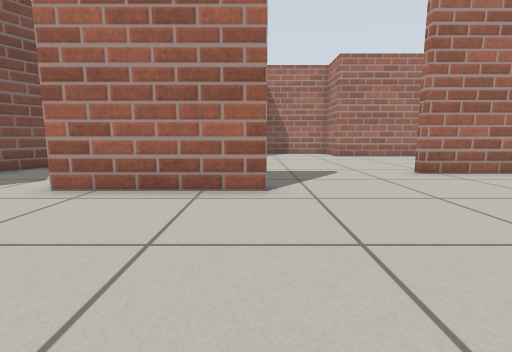
View 1 (above)

21 first-person views from a walk through a robot-simulator world made for Gazebo. The camera is 0.5 m above the floor, tilts 8° down and sees 85° across. The floor is counted in squares, 0.5 m on a side. Each view is taken from the middle of a square. On the plan, view 1 faces up. The plan holds only what a view shows up to about 11 squares ahead; the rest is blank.

View 2
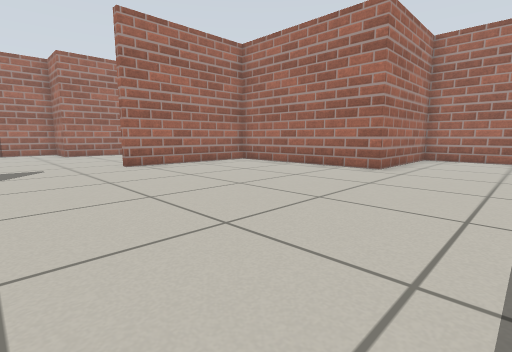

View 3
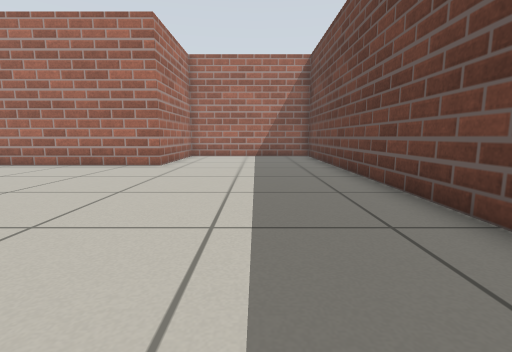

View 4
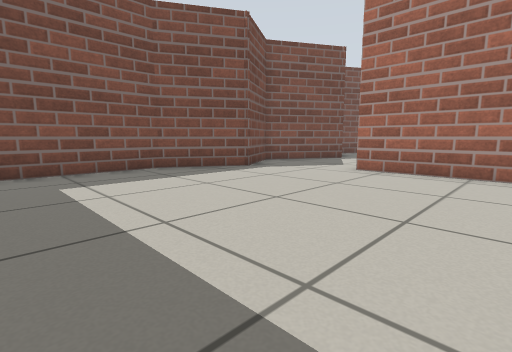

View 5
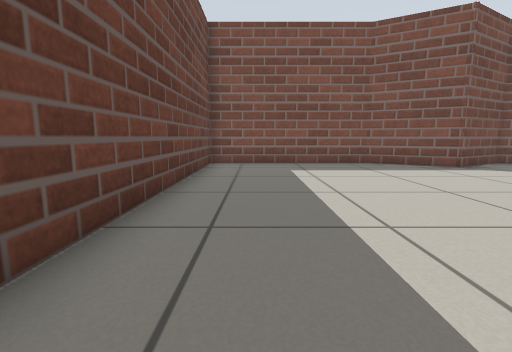

View 6
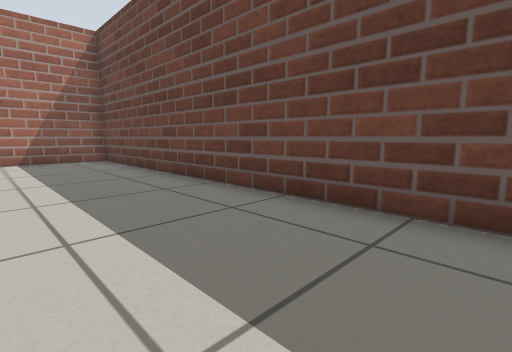

View 7
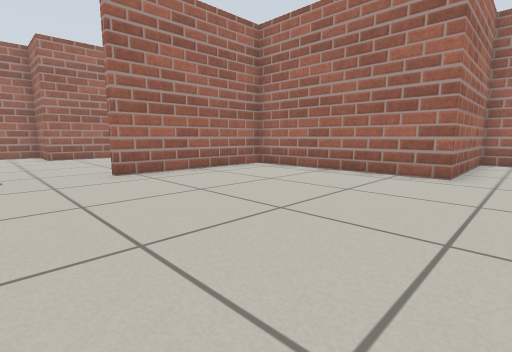

View 8
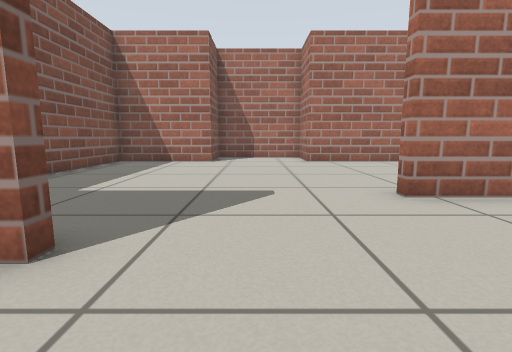

View 9
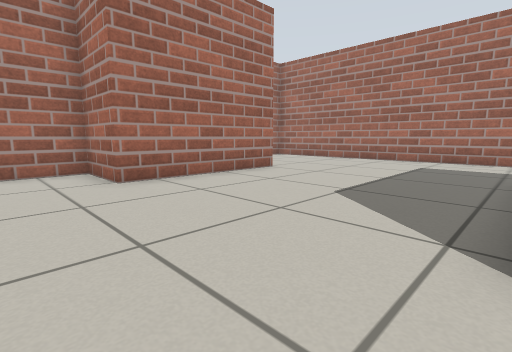

View 10
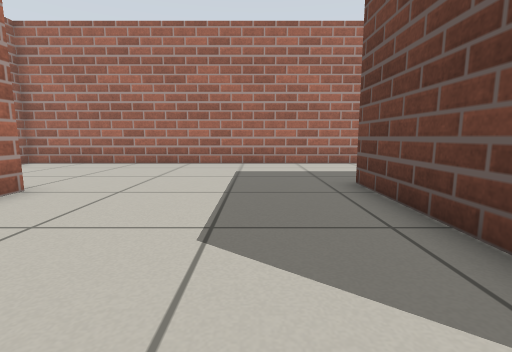

View 11
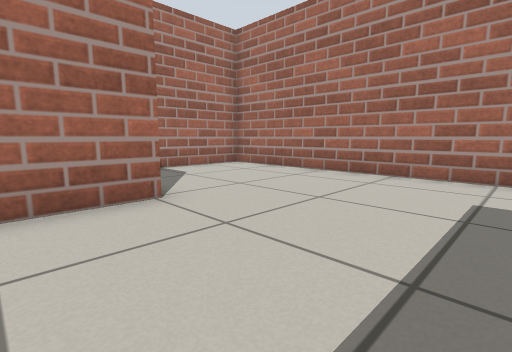

View 12
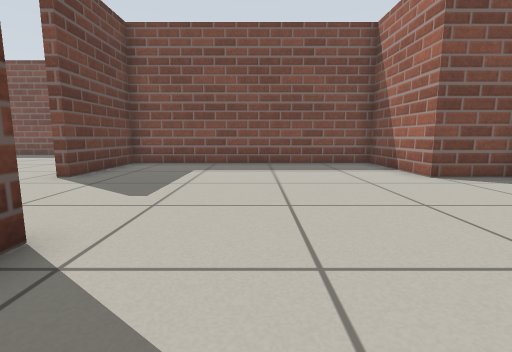

View 13
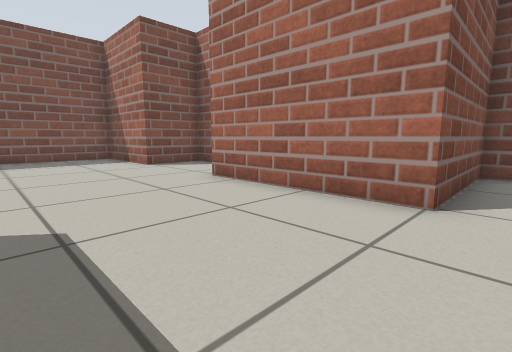

View 14
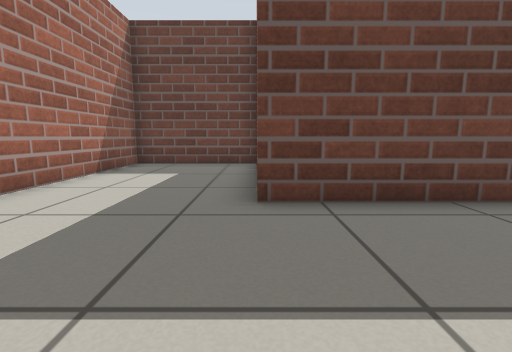

View 15
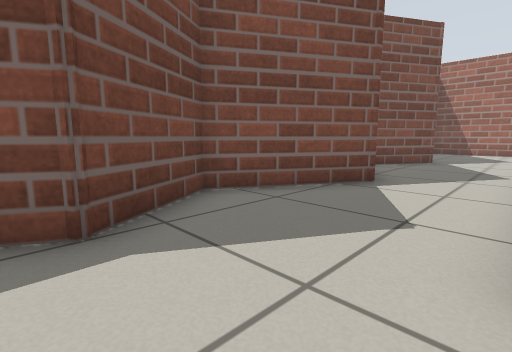

View 16
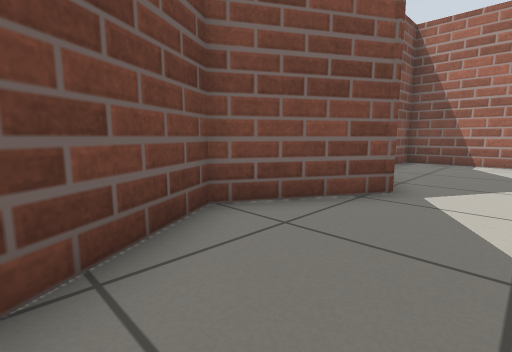

View 17
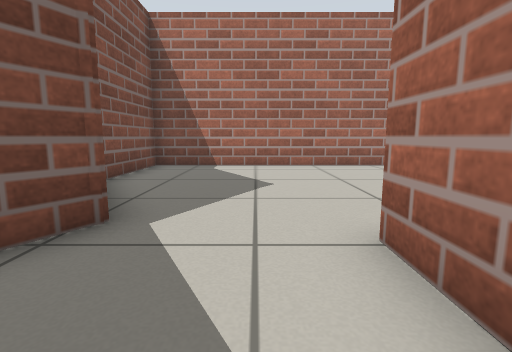

View 18
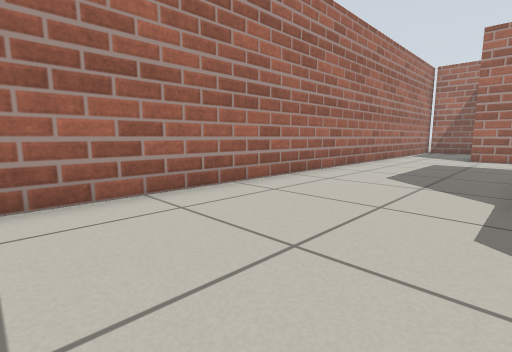

View 19
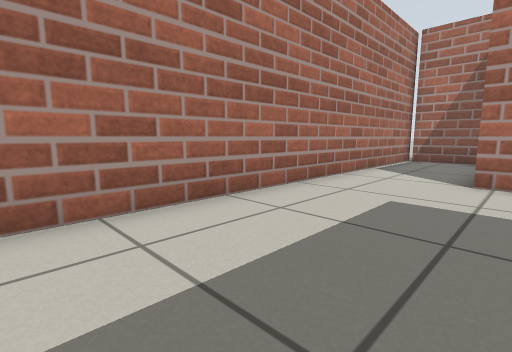

View 20
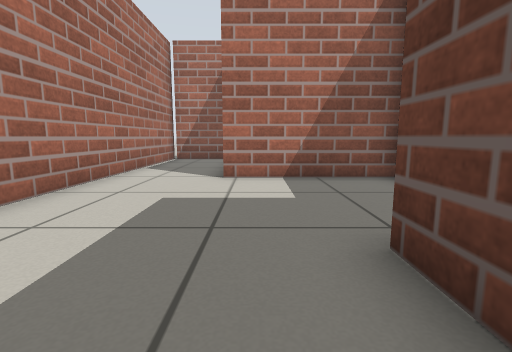

View 21
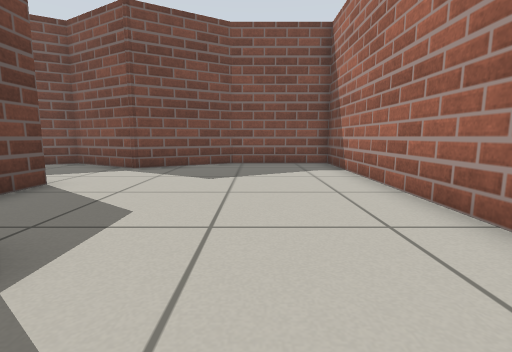

### Floor plan
Points are (right, up) in squares from view 1. A wall is a line through its corners. A room is listed if a view was taken in it or the views show most of it. See-through windows are left out.
Room 1 (views 1, 2, 3, 4, 5, 6, 7, 8, 15)
walls: (2, -4.7) (14.4, -4.7) (14.4, 1.3) (9.7, 1.3) (9.7, 7.5) (4.4, 7.5); (0.2, 5.4) (0.2, 5.1) (-3.9, 5.1); (-7, 3.7) (-8.5, 1.1) (-8.5, -4.7) (0.3, -4.7)
ways out: opening at (2.5, 6.2) to room 2; opening at (-5.5, 4) to room 3
Room 2 (views 9, 10, 11, 12, 13, 14)
walls: (4.4, 7.8) (10, 7.8); (10, 6.5) (10, 5.9); (9.9, 1.6) (14.4, 1.6) (14.4, 18.5) (9.1, 18.5) (9.1, 14.3) (4.1, 14.3) (4.1, 16.5) (0.2, 16.5) (0.2, 14.3) (-3.5, 14.3) (-3.5, 5.4) (0.2, 5.4)
ways out: opening at (2.5, 6.2) to room 1
Room 3 (views 16, 17, 18, 19, 20, 21)
walls: (-3.8, 14.6) (-2.6, 14.6); (-6.4, 9.3) (-8.4, 6) (-7, 3.7); (8.8, 14.5) (8.8, 18.9); (14.4, 19.4) (14.4, 21.7) (-8.5, 21.7) (-8.5, 18.1) (-6.8, 15.2) (-8.4, 12.4) (-7, 10)
low walls: (3.1, 16.8) (4.5, 16.8); (-3.8, 13.1) (-3.8, 14.6)
ways out: opening at (-5.5, 4) to room 1

Positions as (right, up) in squares from view 1, and headings:
1: (0, 0), facing up
2: (1, -2), facing up-right
3: (0, -2), facing right
4: (0, -3), facing up-left
5: (2, -3), facing left
6: (2, -1), facing down-right
7: (2, 0), facing up-right
8: (2, 3), facing up
9: (2, 8), facing up-right
10: (4, 10), facing right
11: (7, 10), facing up-right
12: (7, 10), facing left
13: (10, 10), facing up-left
14: (10, 12), facing down
15: (-4, 3), facing up-left
16: (-5, 10), facing up-left
17: (-5, 12), facing up
18: (-5, 17), facing up-right
19: (2, 18), facing up-right
20: (2, 18), facing right
21: (2, 19), facing left
